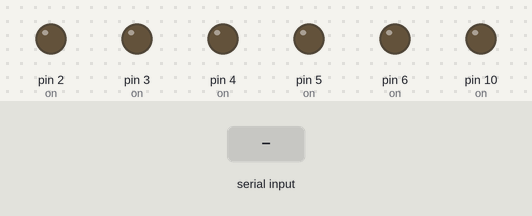
Simulated run of this sketch. Board: Arduino Leonardo, built with avr-gcc and run on an emulated ATmega32U4. Shown: output pins drawn as LEDs (lit = HIGH). The inputs (shaded band) are chosen by the test bench. What the sketch prints to the serial monitor is not drawn.

Above: at 1.2 s.
1.3 s: "r" received over Serial
At 1.9 s:
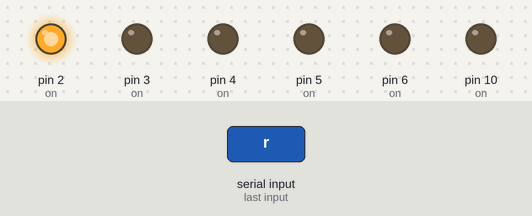
2.8 s: "g" received over Serial
At 4.0 s:
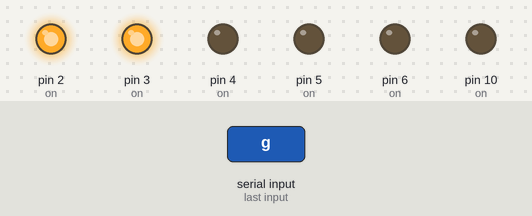
4.3 s: "b" received over Serial
At 5.3 s:
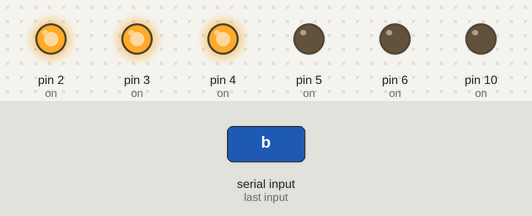
5.8 s: "w" received over Serial
At 6.5 s:
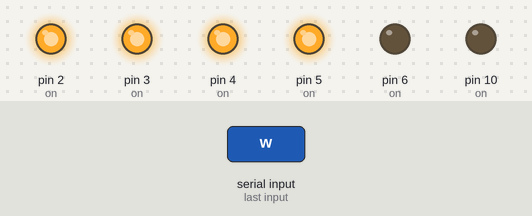
7.3 s: "y" received over Serial
At 7.6 s:
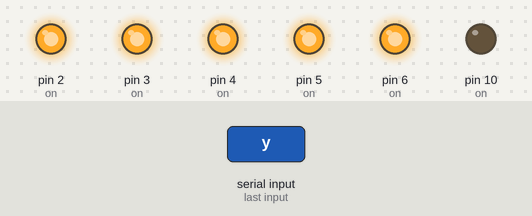
8.8 s: "x" received over Serial
At 10.0 s:
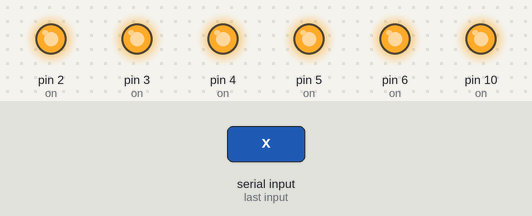
Timing chart, 0 to 13.3 s (numbered marks = the images above; inputs shaded):
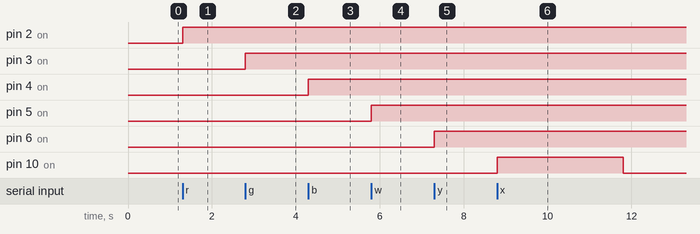

Measured:
- after the input at 1.3 s, pin 2 (on): LOW → HIGH at once
- after the input at 2.8 s, pin 3 (on): LOW → HIGH at once
- after the input at 4.3 s, pin 4 (on): LOW → HIGH at once
- after the input at 5.8 s, pin 5 (on): LOW → HIGH at once
- after the input at 7.3 s, pin 6 (on): LOW → HIGH at once
- after the input at 8.8 s, pin 10 (on): LOW → HIGH at once, → LOW 3.0 s later

The sketch:

Watson-AR-Glasses-Tone.ino
```cpp
//######################################################
//### ARDUINO CODE - Driver For Eyes and Lights
//### Experimental Code.  If you get 'resource is busy' just unplug and 'detach' from R python code
//######################################################

#include <Keyboard.h>

int listenSerial;           // raw user input

void setup() {
 Serial.begin(9600);
 Serial.println("      Arduino Serial Servo Control");
 Serial.println("Press < or > to move, spacebar to center");
 Serial.println();


// LEDs
pinMode(2, OUTPUT);  // on/off for LED - 1 on
pinMode(3, OUTPUT);  // on/off for LED - 1 on
pinMode(4, OUTPUT);  // on/off for LED - 1 on
pinMode(5, OUTPUT);  // on/off for LED - 1 on
pinMode(6, OUTPUT);  // on/off for LED - 1 on
pinMode(10, OUTPUT);  // on/off for RELAY X

digitalWrite(2, LOW); // active high is not closed
digitalWrite(3, LOW); // active high is not closed
digitalWrite(4, LOW); // active high is not closed
digitalWrite(5, LOW); // active high is not closed
digitalWrite(6, LOW); // active high is not closed
digitalWrite(10, LOW); // active high is not closed

}

void loop() {
 // wait for serial input
 if (Serial.available() > 0) {
   // read the incoming byte:
   listenSerial = Serial.read();

     // we really shoudl use SWITCH here or CASE

   if (listenSerial == 114)  {  digitalWrite(2, HIGH); }  // r RED
   if (listenSerial == 103)  {  digitalWrite(3, HIGH); }  // g GREEN
   if (listenSerial == 98)  {  digitalWrite(4, HIGH); }  // b BLUE
   if (listenSerial == 119)  {  digitalWrite(5, HIGH); }  // w WHITE (not on headset)
   if (listenSerial == 121)  {  digitalWrite(6, HIGH); }  // y YELLOW

   if (listenSerial == 32) // SPACE CLEARS EVERYTHING
   {
    digitalWrite(2, LOW); // all leds off
    digitalWrite(3, LOW);
    digitalWrite(4, LOW);
    digitalWrite(5, LOW);
    digitalWrite(6, LOW);
   }

   if (listenSerial == 120)  {
    digitalWrite(10, HIGH);
    delay(3000); // wait 3 seconds - this is the 'super move - that closes the RELAY to turn on the high current LED strips
    digitalWrite(10, LOW);
    }  // x ASCII x is 120


 }

}
```
